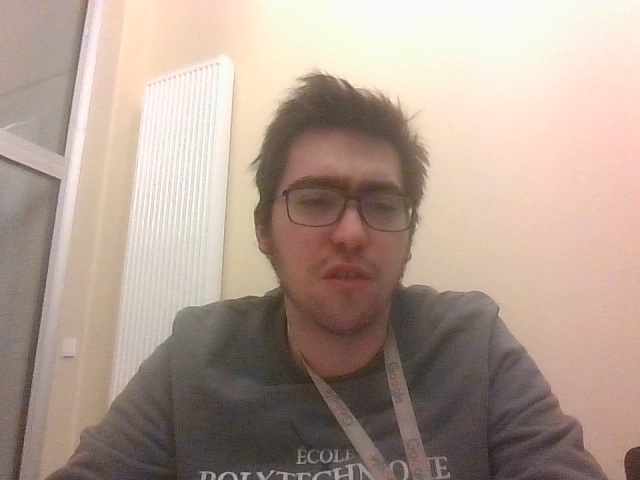
#> input picture video/theo_test.jpg, 640 x 480 px, given in place of the camera
$ python detector.py
#> lines starting #> are read from the running program, lines starting #| are printed output that depends on the picture
### face_detection.py
import cv2 as cv2
import numpy as np
from skimage import io
import pdb
from matplotlib import pyplot as plt

#only works well for people without masks
face_cascade = cv2.CascadeClassifier('haarcascade_frontalface_default.xml')


def detact_and_draw_box(frame, drawing):
    """
    Input: A frame
    Output: The frame with bounding box on the face, only the largest one.
    """

    #convert to grayscale
    #cv2.imshow('frame',frame)
    gray = cv2.cvtColor(frame, cv2.COLOR_BGR2GRAY)

    faces = face_cascade.detectMultiScale(gray, 1.1, 4)
    max = 0
    coords = (0,0,0,0)
    for (x, y, w, h) in faces:
        #only draw the one with maximal area. the others are probably noise.
        if(w*h>max):
            coords = (x, y, w, h)
            max = w*h


    (x, y, w, h) = coords

    # [6 lines of commented-out code are left out]
    coords = (x, y, w, h)
    if drawing==True:
        cv2.rectangle(frame, (x, y), (x+w, y+h), (0, 255, 0), thickness=2)
    return coords


#img = cv2.imread("Input_screenshot_03.11.2021.png")
#detact_and_draw_box(img)

# [16 lines left out: function forehead_detection, not called in this run]

    #use the empiric value of skin proportions to cut out the forehead.


def face_segmentation(frame, coordinates):
    mask = np.zeros(frame.shape[:2],np.uint8)
    bgdModel = np.zeros((1,65),np.float64)
    fgdModel = np.zeros((1,65),np.float64)

    rect = np.array(coordinates)

    #this is necessary to augment the size of the bounding box in order to fill in the whole face in a
    #rectangle, that we can pass to the graph cut segmentation function.
    rect[1] =int(0.5*rect[1])
    rect[3] = int(rect[3]*1.6)
    print("rect=",rect)
    #pdb.set_trace()
    cv2.grabCut(frame,mask,rect,bgdModel,fgdModel,5,cv2.GC_INIT_WITH_RECT)
    mask2 = np.where((mask==2)|(mask==0),0,1).astype('uint8')

    graph_face = frame * mask2[:,:,np.newaxis]
    # [4 lines of commented-out code are left out]
    return(frame, graph_face)

# [6 lines that do not run on import are left out]
    #cv2.imwrite('./video/jingyi_cut.jpg', graphcut_face)
    #cv2.imshow('graphcut_face',graphcut_face)

### detector.py
import pdb

import numpy as np
import cv2
import  face_detection
import  rate_compute
import pdb
from scipy import ndimage

def main(framerate = 20, scale=0.1):
    """
    Input: The framerate in FPS and the scale of the video window
    Output: The video feed from the webcam
    """
#> called with framerate = 3, scale = 1.5
    frame_buffer_object = []
    #here later add the feature to use a different webcam, not just the default one
    cap = cv2.VideoCapture(0)
    #cap = cv2.VideoCapture('./video/testing.mp4')

    # Check if the webcam is opened correctly
    if not cap.isOpened():
        raise IOError("Cannot open webcam")
    counter = 0
    while True:
        ret, frame = cap.read()
#> frame is the input picture: shape (480, 640, 3); mean B, G, R 145.5, 157.5, 176.4
        #frame = cv2.resize(frame, None, fx=1, fy=1, interpolation=cv2.INTER_AREA)

        #here detact the face
        #rotate the frame if necessary
        #frame = ndimage.rotate(frame, 180+90)
        coordinates = face_detection.detact_and_draw_box(frame, False)
#> in detact_and_draw_box, `gray = cv2.cvtColor(frame, cv2.COLOR_BGR2GRAY)`:
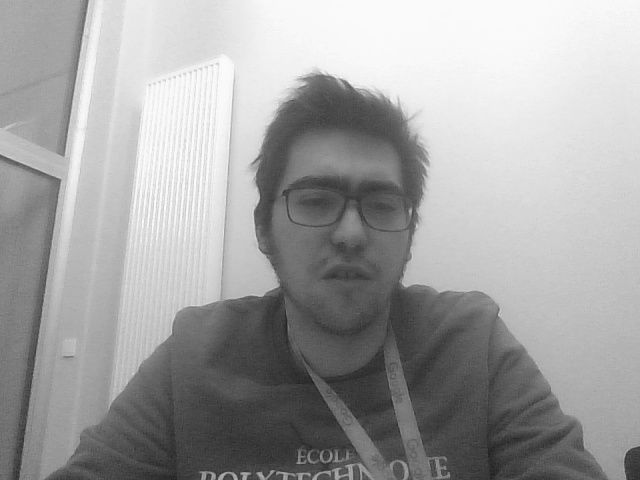
#> gray: shape (480, 640); min 30, max 253, mean 161.8
#> in detact_and_draw_box, `faces = face_cascade.detectMultiScale(gray, 1.1, 4)`: faces = [[259, 137, 171, 171]]
#> the loop in detact_and_draw_box, `for (x, y, w, h) in faces:` made 1 pass
#> (x, y, w, h, max) on pass 1: (259, 137, 171, 171, 29241)
#> after the loop in detact_and_draw_box, `for (x, y, w, h) in faces:`: max = 29241
#> in detact_and_draw_box, `(x, y, w, h) = coords`: x = 259; y = 137; w = 171
#> coordinates = (259, 137, 171, 171)
        #pdb.set_trace()
        if np.array(coordinates).any()==0:
            continue
        else:
            #fr, forehead = face_detection.forehead_detection(frame, coordinates)
            fr, forehead = face_detection.face_segmentation(frame, coordinates)
#> in face_segmentation, `rect = np.array(coordinates)`: rect = [259, 137, 171, 171]
#| rect= [259  68 171 273]
#> in face_segmentation, `graph_face = frame * mask2[:,:,np.newaxis]`:
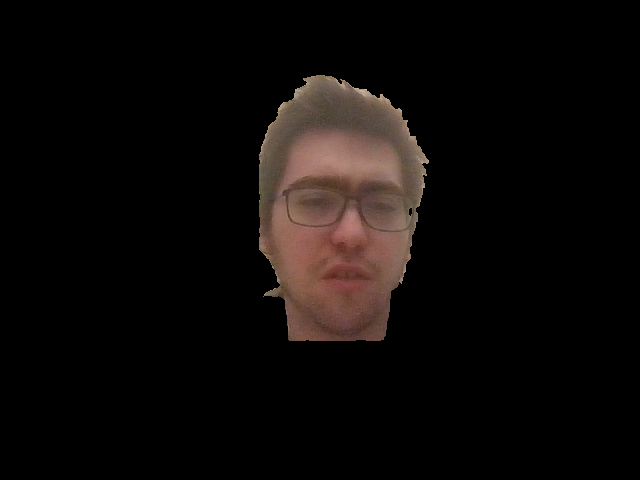
#> graph_face: shape (480, 640, 3); mean B, G, R 8.7, 10.1, 13.7
            #here manipulate the frame
            #cut out the face here
            frame_buffer_object.append(forehead)
            #how many frames do we want to pass?
            #print("len(frame_buffer_object)=",len(frame_buffer_object))

            #only if we add the forehead we want to augment the counter
            counter += 1
        if(len(frame_buffer_object)==(framerate)*30):
            #remove the first frame from the buffer
            #print("frame buffer object",len(frame_buffer_object))
            frame_buffer_object.pop(0)
            rate_compute.detect_change(frame_buffer_object, 1/framerate, counter)
        else:
            print('counter', len(frame_buffer_object))
#| counter 1
        #here call t
        #pass the pictures to the function to compute the buffer
        '''
        if(counter<500):
            cv2.imwrite(
                "/Users/jingyili/Documents/ip-paris/courses_taken/INF573/project/data_face/pic_%i.png" % counter,
                forehead)
        '''


        #tuning of the parameters of the buffer size and the framerate to see when it is good.
        cv2.namedWindow('Input',cv2.WINDOW_NORMAL)
        #cv2.resizeWindow('Input', 500,500)
        cv2.imshow('Input', forehead)

        c = cv2.waitKey(int(1000//framerate))
#> (key Esc is pressed here)


    cap.release()
    cv2.destroyAllWindows()


main(framerate = 3, scale = 1.5)
